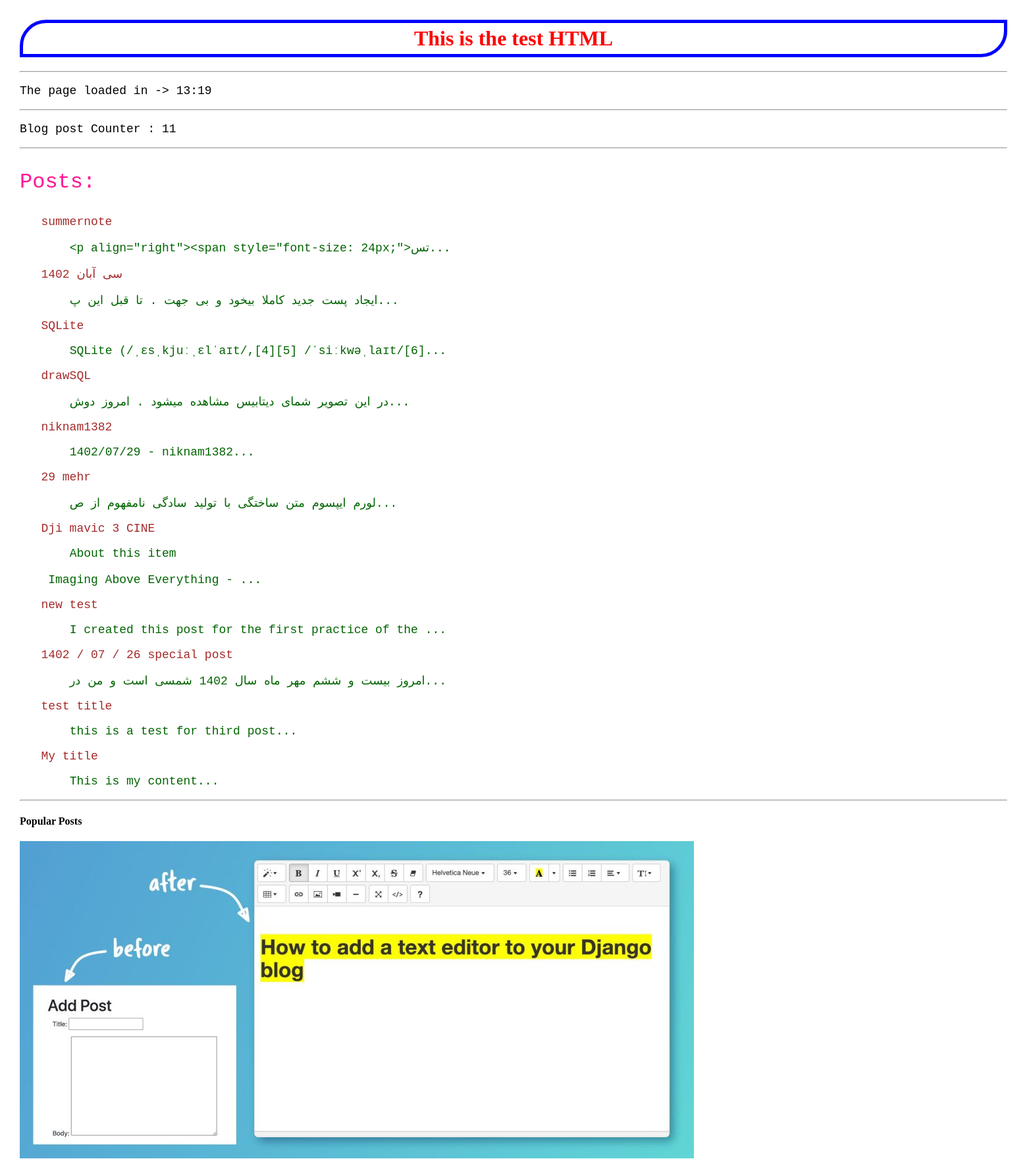
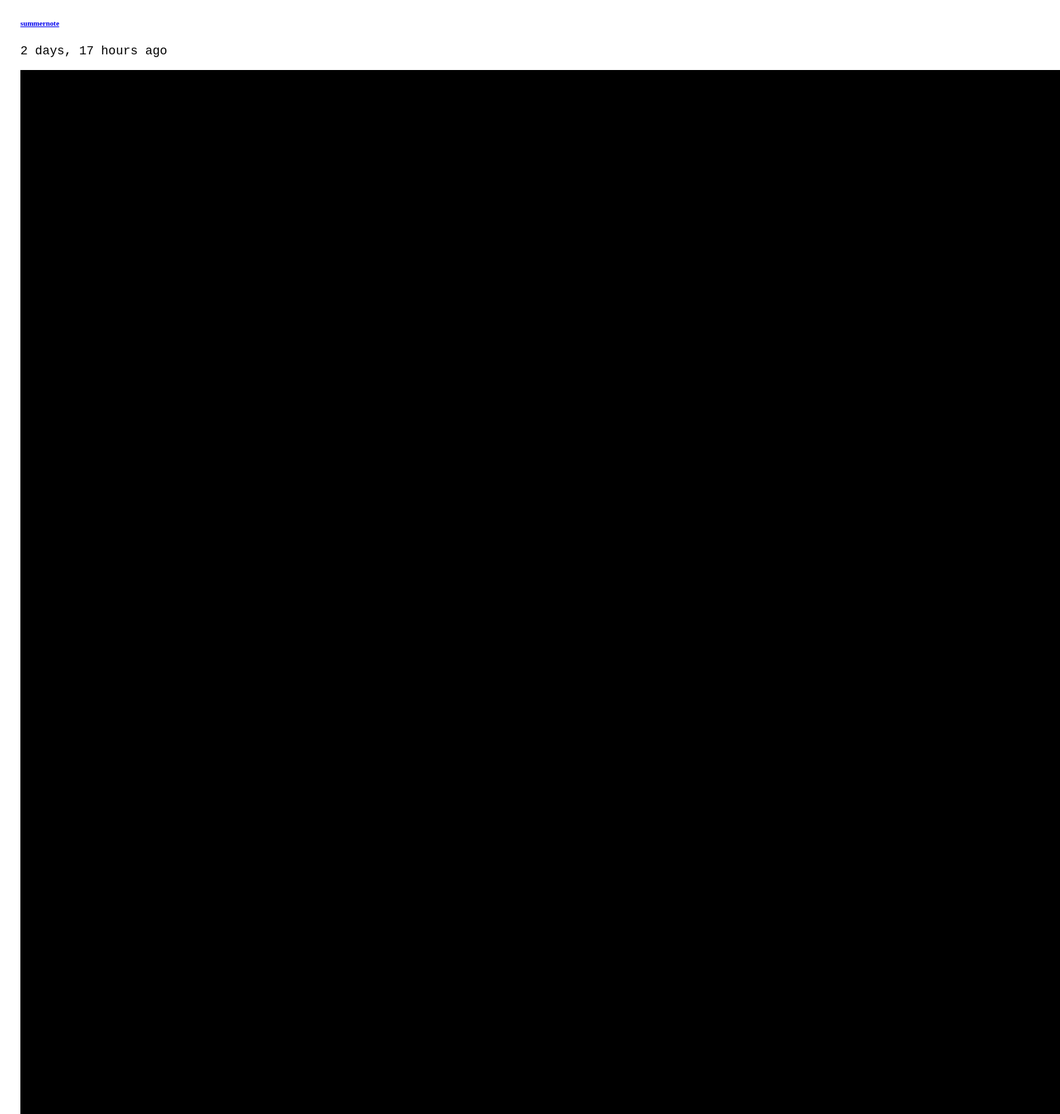
Page /blog/test (upper part) on the committed database (2 pictures, top to bottom).
### blog/models.py (models this page shows, shortened)
class Post(models.Model) :
    image = models.ImageField(upload_to='blog/', default='blog/default.jpg')
    author = models.ForeignKey(User, on_delete=models.SET_NULL, null=True) # on_delete=models.CASCADE
    title = models.CharField(max_length=255)
    content = models.TextField()
    tags = TaggableManager()
    category = models.ManyToManyField(Category)
    counted_views = models.IntegerField(default=0)
    status = models.BooleanField(default=False)
    published_date = models.DateTimeField(null=True) #(خودمون تعریفش میکنیم کی پابلیش بشه)
    created_date = models.DateTimeField(auto_now_add=True)
    updated_date = models.DateTimeField(auto_now=True)
    class Meta :
        ordering = ['-published_date']

### blog/views.py (the view)
# urls.py: path('test', test, name='test'),
def test(request) :
    return render(request, 'test.html')

### blog/templatetags/blog_tags.py (called while the page is built)
@register.simple_tag
def function():
    now = datetime.now()
    time_str = now.strftime("%H:%M")
    return(time_str)

@register.simple_tag(name='total_post')
def function():
    posts = Post.objects.filter(status = 1).count()
    return posts

@register.simple_tag(name='posts')
def function():
    posts = Post.objects.filter(status = 1)
    return posts

@register.filter
def snippet(value, arg= 20):
    return value[:arg] + '...'

@register.inclusion_tag('blog/blog-popular-post.html')
def latestposts(arg=3):
    posts = Post.objects.filter(status=1).order_by('-published_date')[:arg]
    return {'posts':posts}

### templates/test.html (shortened to what this page needs)
{% load blog_tags %}
<!DOCTYPE html>
<html lang="en">
<head>
</head>
<body>
    <h1>This is the test HTML</h1>
    <hr/>
    <p>The page loaded in -> {% function %}</p>
    <hr/>
    <p>Blog post Counter : {% total_post as tp %}{{tp}}</p>
    <hr/>
    <p style="font-size: 32px; color: deeppink;" >Posts: </p>
    {% posts as totalpost %}
    {% for post in totalpost %}
    <pre>   {{post.title}}</pre>
    <pre style="color: darkgreen;">       {{post.content|snippet:50}}</pre>
    {% endfor %}
    <hr/>
    {% latestposts %}
</body>
</html>

### templates/blog/blog-popular-post.html
{% load humanize %}
{% load static %}
<div class="single-sidebar-widget popular-post-widget">
    <h4 class="popular-title">Popular Posts</h4>
    <div class="popular-post-list">
        {% for post in posts %}
        <div class="single-post-list d-flex flex-row align-items-center">
            <div class="thumb">
                <img class="img-fluid" src="{{post.image.url}}" alt="">
            </div>
            <div class="details">
                <a href="{% url 'blog:single' pid=post.id %}">
                    <h6>{{post.title}}</h6>
                </a>
                <p>{{post.published_date|naturaltime}}</p>
            </div>
        </div>
        {% endfor %}
    </div>
</div>

### templates/test.html (style rules this page uses)
h1 { text-align: center; color: red; border: solid 5px blue; border-radius: 40px 0px 40px 0px ; padding: 5px; }
body { margin: 30px; }
p { font-size: large; font-family: 'Courier New', Courier, monospace; }
pre { font-size: large; font-family: 'Courier New', Courier, monospace; color: brown; }

### rows in the picture
Post: title "summernote", content|snippet "<p align=\"right\"><span style=\"font-size: 24px;\">تس...", image (picture), published_date "2 days, 17 hours ago"
Post: title "سی آبان 1402", content|snippet "ایجاد پست جدید کاملا بیخود و بی جهت . تا قبل این پ...", image (picture)
Post: title "SQLite", content|snippet "SQLite (/ˌɛsˌkjuːˌɛlˈaɪt/,[4][5] /ˈsiːkwəˌlaɪt/[6]..."
Post: title "drawSQL", content|snippet "در این تصویر شمای دیتابیس مشاهده میشود . امروز دوش..."
Post: title "niknam1382", content|snippet "1402/07/29 - niknam1382..."
Post: title "29 mehr", content|snippet "لورم ایپسوم متن ساختگی با تولید سادگی نامفهوم از ص..."
Post: title "Dji mavic 3 CINE", content|snippet "About this item Imaging Above Everything - ..."
Post: title "new test", content|snippet "I created this post for the first practice of the ..."
Post: title "1402 / 07 / 26 special post", content|snippet "امروز بیست و ششم مهر ماه سال 1402 شمسی است و من در..."
Post: title "test title", content|snippet "this is a test for third post..."
Post: title "My title", content|snippet "This is my content..."

### other values in the picture
{{ tp }} "11"
